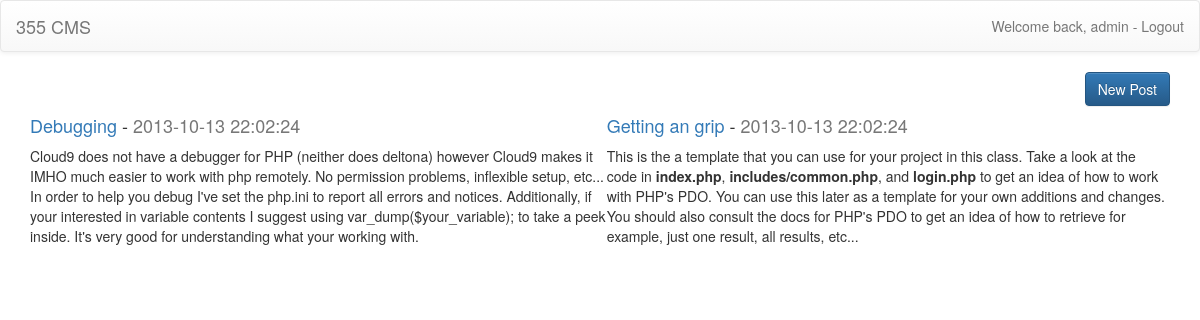
/php/index.php (signed in), run on the app's committed database.
### tables this page shows
CREATE TABLE Post(
	id INT(10) NOT NULL auto_increment,
	created TIMESTAMP NOT NULL DEFAULT NOW(),
    title VARCHAR(255) NOT NULL,
	content TEXT NOT NULL,
	published BOOLEAN NOT NULL DEFAULT 0,
	userid INT(10),
	PRIMARY KEY(id),
	FOREIGN KEY(userid) REFERENCES User(id) ON DELETE CASCADE ON UPDATE CASCADE);

### php/index.php (the view, shortened to what this page needs)
<?php
global $db;
$stmt = $db->prepare("SELECT id, title, content, created FROM Post ORDER BY created DESC LIMIT 3");
$stmt->execute();
include_once("includes/header.php");
?>
<div class="row">
    <div class="col-md-12">
        <a href="newpost.php" class="btn btn-primary pull-right">New Post</a>
    </div>
</div>
<div class="row">
    <div class="col-md-12">
        <div class="media">
        <?php
        while($row = $stmt->fetch(PDO::FETCH_ASSOC)) {
        ?>
            <div class="media-body">
                <h4><a href="showpost.php?pid=<?php echo $row["id"] ?>"><?php echo $row["title"] ?></a> - <span class="text-muted"><?php echo $row["created"] ?></span> </h4>
                <p>
                    <?php echo $row["content"] ?>
                </p>
            </div>
        <?php
        }
        ?>
        </div>
    </div>
</div>
<?php
include_once("includes/footer.php");
?>

### data on the page
post: title "Debugging", created "2013-10-13 22:02:24", content "Cloud9 does not have a debugger for PHP (neither does deltona) however Cloud9 makes it IMHO much easier to work with php remotely. No permission problems, inflexible setup, etc... In order to help you debug I've set the php.ini to report all errors and notices. Additionally, if your interested in variable contents I suggest using var_dump($your_variable); to take a peek inside. It's very good for understanding what your working with."
post: title "Getting an grip", created "2013-10-13 22:02:24", content "This is the a template that you can use for your project in this class. Take a look at the code in index.php , includes/common.php , and login.php to get an idea of how to work with PHP's PDO. You can use this later as a template for your own additions and changes. You should also consult the docs for PHP's PDO to get an idea of how to retrieve for example, just one result, all results, etc..."

### other printed values
$_SESSION["username"] "admin"
